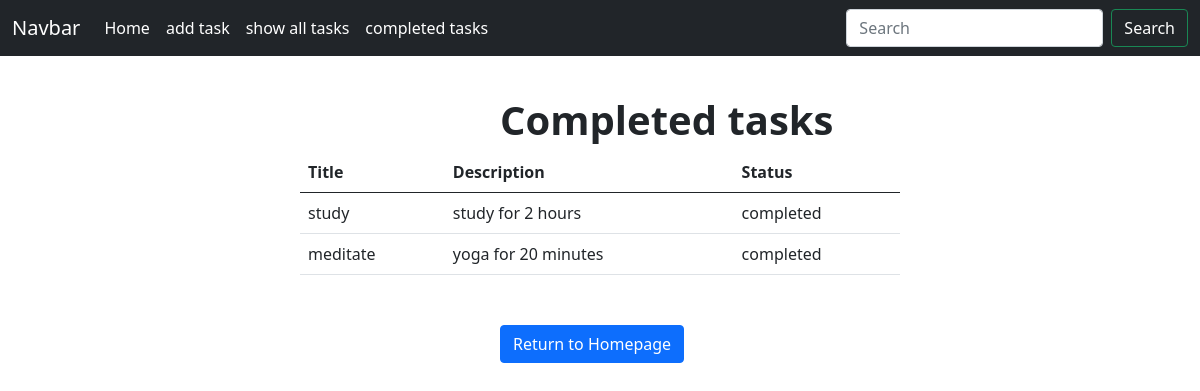
Page /app1/completedtasks/ on the committed database.
### app1/models.py (models this page shows)
class taskmodel(models.Model):
    task_title=models.CharField(max_length=30,default='')
    task_description=models.CharField(max_length=30)
    is_completed=models.BooleanField(default=False)

### app1/views.py (the view)
# urls.py: path('completedtasks/',views.completed_tasks,name='completedtasks')
def completed_tasks(request):
    tasks = taskmodel.objects.filter(is_completed=True)
    return render(request, 'completedtask.html', {'tasks': tasks})

### app1/templates/completedtask.html
{% extends 'base.html' %}
{% block pagetitle %}
<h1 class='fs-1 fw-bold ' style='margin-left:500px;margin-top:40px '>Completed tasks</h1>
{% endblock pagetitle %}
{% block content %}
<table class="table" style='width:50%; margin:auto'>
  <thead>
    <tr>
      <th scope="col">Title</th>
      <th scope="col">Description</th>
      <th scope="col">Status</th>
    </tr>
  </thead>
  <tbody>
{% for i in tasks %}
    <tr>
      <td>{{i.task_title}}</td>
      <td>{{i.task_description}}</td>
      <td>completed </td>
    </tr>
{% endfor %}
  </tbody>
</table>
          <a href="{% url 'homepage'  %}"  class='btn btn-primary' style='margin-left:500px;margin-top:50px'> Return to Homepage </a>
{% endblock content %}

### rows in the picture
taskmodel: task_title "study", task_description "study for 2 hours"
taskmodel: task_title "meditate", task_description "yoga for 20 minutes"
